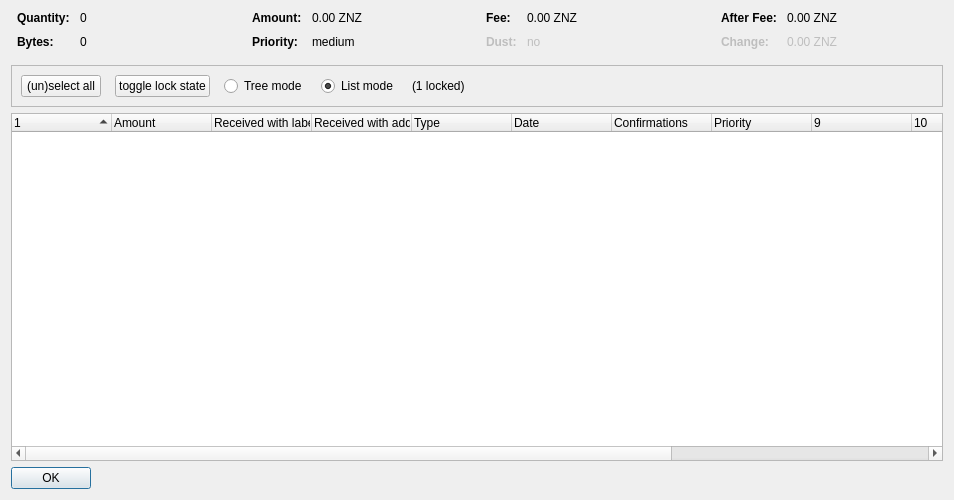
<?xml version="1.0" encoding="UTF-8"?>
<ui version="4.0">
 <class>CoinControlDialog</class>
 <widget class="QDialog" name="CoinControlDialog">
  <property name="geometry">
   <rect>
    <x>0</x>
    <y>0</y>
    <width>954</width>
    <height>500</height>
   </rect>
  </property>
  <property name="windowTitle">
   <string>Coin Selection</string>
  </property>
  <layout class="QVBoxLayout" name="verticalLayout">
   <item>
    <layout class="QHBoxLayout" name="horizontalLayoutTop" stretch="0,0,0,0">
     <property name="topMargin">
      <number>0</number>
     </property>
     <property name="bottomMargin">
      <number>10</number>
     </property>
     <item>
      <layout class="QFormLayout" name="formLayoutCoinControl1">
       <property name="horizontalSpacing">
        <number>10</number>
       </property>
       <property name="verticalSpacing">
        <number>10</number>
       </property>
       <property name="leftMargin">
        <number>6</number>
       </property>
       <property name="rightMargin">
        <number>6</number>
       </property>
       <item row="0" column="0">
        <widget class="QLabel" name="labelCoinControlQuantityText">
         <property name="font">
          <font>
           <weight>75</weight>
           <bold>true</bold>
          </font>
         </property>
         <property name="text">
          <string>Quantity:</string>
         </property>
        </widget>
       </item>
       <item row="0" column="1">
        <widget class="QLabel" name="labelCoinControlQuantity">
         <property name="cursor">
          <cursorShape>IBeamCursor</cursorShape>
         </property>
         <property name="contextMenuPolicy">
          <enum>Qt::ActionsContextMenu</enum>
         </property>
         <property name="text">
          <string notr="true">0</string>
         </property>
         <property name="textInteractionFlags">
          <set>Qt::LinksAccessibleByMouse|Qt::TextSelectableByKeyboard|Qt::TextSelectableByMouse</set>
         </property>
        </widget>
       </item>
       <item row="1" column="0">
        <widget class="QLabel" name="labelCoinControlBytesText">
         <property name="font">
          <font>
           <weight>75</weight>
           <bold>true</bold>
          </font>
         </property>
         <property name="text">
          <string>Bytes:</string>
         </property>
        </widget>
       </item>
       <item row="1" column="1">
        <widget class="QLabel" name="labelCoinControlBytes">
         <property name="cursor">
          <cursorShape>IBeamCursor</cursorShape>
         </property>
         <property name="contextMenuPolicy">
          <enum>Qt::ActionsContextMenu</enum>
         </property>
         <property name="text">
          <string notr="true">0</string>
         </property>
         <property name="textInteractionFlags">
          <set>Qt::LinksAccessibleByMouse|Qt::TextSelectableByKeyboard|Qt::TextSelectableByMouse</set>
         </property>
        </widget>
       </item>
      </layout>
     </item>
     <item>
      <layout class="QFormLayout" name="formLayoutCoinControl2">
       <property name="horizontalSpacing">
        <number>10</number>
       </property>
       <property name="verticalSpacing">
        <number>10</number>
       </property>
       <property name="leftMargin">
        <number>6</number>
       </property>
       <property name="rightMargin">
        <number>6</number>
       </property>
       <item row="0" column="0">
        <widget class="QLabel" name="labelCoinControlAmountText">
         <property name="font">
          <font>
           <weight>75</weight>
           <bold>true</bold>
          </font>
         </property>
         <property name="text">
          <string>Amount:</string>
         </property>
        </widget>
       </item>
       <item row="0" column="1">
        <widget class="QLabel" name="labelCoinControlAmount">
         <property name="cursor">
          <cursorShape>IBeamCursor</cursorShape>
         </property>
         <property name="contextMenuPolicy">
          <enum>Qt::ActionsContextMenu</enum>
         </property>
         <property name="text">
          <string notr="true">0.00 ZNZ</string>
         </property>
         <property name="textInteractionFlags">
          <set>Qt::LinksAccessibleByMouse|Qt::TextSelectableByKeyboard|Qt::TextSelectableByMouse</set>
         </property>
        </widget>
       </item>
       <item row="1" column="0">
        <widget class="QLabel" name="labelCoinControlPriorityText">
         <property name="font">
          <font>
           <weight>75</weight>
           <bold>true</bold>
          </font>
         </property>
         <property name="text">
          <string>Priority:</string>
         </property>
        </widget>
       </item>
       <item row="1" column="1">
        <widget class="QLabel" name="labelCoinControlPriority">
         <property name="cursor">
          <cursorShape>IBeamCursor</cursorShape>
         </property>
         <property name="contextMenuPolicy">
          <enum>Qt::ActionsContextMenu</enum>
         </property>
         <property name="text">
          <string>medium</string>
         </property>
         <property name="textInteractionFlags">
          <set>Qt::LinksAccessibleByMouse|Qt::TextSelectableByKeyboard|Qt::TextSelectableByMouse</set>
         </property>
        </widget>
       </item>
      </layout>
     </item>
     <item>
      <layout class="QFormLayout" name="formLayoutCoinControl3">
       <property name="horizontalSpacing">
        <number>10</number>
       </property>
       <property name="verticalSpacing">
        <number>10</number>
       </property>
       <property name="leftMargin">
        <number>6</number>
       </property>
       <property name="rightMargin">
        <number>6</number>
       </property>
       <item row="0" column="0">
        <widget class="QLabel" name="labelCoinControlFeeText">
         <property name="font">
          <font>
           <weight>75</weight>
           <bold>true</bold>
          </font>
         </property>
         <property name="text">
          <string>Fee:</string>
         </property>
        </widget>
       </item>
       <item row="0" column="1">
        <widget class="QLabel" name="labelCoinControlFee">
         <property name="cursor">
          <cursorShape>IBeamCursor</cursorShape>
         </property>
         <property name="contextMenuPolicy">
          <enum>Qt::ActionsContextMenu</enum>
         </property>
         <property name="text">
          <string notr="true">0.00 ZNZ</string>
         </property>
         <property name="textInteractionFlags">
          <set>Qt::LinksAccessibleByMouse|Qt::TextSelectableByKeyboard|Qt::TextSelectableByMouse</set>
         </property>
        </widget>
       </item>
       <item row="1" column="0">
        <widget class="QLabel" name="labelCoinControlLowOutputText">
         <property name="enabled">
          <bool>false</bool>
         </property>
         <property name="font">
          <font>
           <weight>75</weight>
           <bold>true</bold>
          </font>
         </property>
         <property name="text">
          <string>Dust:</string>
         </property>
        </widget>
       </item>
       <item row="1" column="1">
        <widget class="QLabel" name="labelCoinControlLowOutput">
         <property name="enabled">
          <bool>false</bool>
         </property>
         <property name="cursor">
          <cursorShape>IBeamCursor</cursorShape>
         </property>
         <property name="contextMenuPolicy">
          <enum>Qt::ActionsContextMenu</enum>
         </property>
         <property name="text">
          <string>no</string>
         </property>
         <property name="textInteractionFlags">
          <set>Qt::LinksAccessibleByMouse|Qt::TextSelectableByKeyboard|Qt::TextSelectableByMouse</set>
         </property>
        </widget>
       </item>
      </layout>
     </item>
     <item>
      <layout class="QFormLayout" name="formLayoutCoinControl4">
       <property name="horizontalSpacing">
        <number>10</number>
       </property>
       <property name="verticalSpacing">
        <number>10</number>
       </property>
       <property name="leftMargin">
        <number>6</number>
       </property>
       <property name="rightMargin">
        <number>6</number>
       </property>
       <item row="0" column="0">
        <widget class="QLabel" name="labelCoinControlAfterFeeText">
         <property name="font">
          <font>
           <weight>75</weight>
           <bold>true</bold>
          </font>
         </property>
         <property name="text">
          <string>After Fee:</string>
         </property>
        </widget>
       </item>
       <item row="0" column="1">
        <widget class="QLabel" name="labelCoinControlAfterFee">
         <property name="cursor">
          <cursorShape>IBeamCursor</cursorShape>
         </property>
         <property name="contextMenuPolicy">
          <enum>Qt::ActionsContextMenu</enum>
         </property>
         <property name="text">
          <string notr="true">0.00 ZNZ</string>
         </property>
         <property name="textInteractionFlags">
          <set>Qt::LinksAccessibleByMouse|Qt::TextSelectableByKeyboard|Qt::TextSelectableByMouse</set>
         </property>
        </widget>
       </item>
       <item row="1" column="0">
        <widget class="QLabel" name="labelCoinControlChangeText">
         <property name="enabled">
          <bool>false</bool>
         </property>
         <property name="font">
          <font>
           <weight>75</weight>
           <bold>true</bold>
          </font>
         </property>
         <property name="text">
          <string>Change:</string>
         </property>
        </widget>
       </item>
       <item row="1" column="1">
        <widget class="QLabel" name="labelCoinControlChange">
         <property name="enabled">
          <bool>false</bool>
         </property>
         <property name="cursor">
          <cursorShape>IBeamCursor</cursorShape>
         </property>
         <property name="contextMenuPolicy">
          <enum>Qt::ActionsContextMenu</enum>
         </property>
         <property name="text">
          <string notr="true">0.00 ZNZ</string>
         </property>
         <property name="textInteractionFlags">
          <set>Qt::LinksAccessibleByMouse|Qt::TextSelectableByKeyboard|Qt::TextSelectableByMouse</set>
         </property>
        </widget>
       </item>
      </layout>
     </item>
    </layout>
   </item>
   <item>
    <widget class="QFrame" name="frame">
     <property name="minimumSize">
      <size>
       <width>0</width>
       <height>40</height>
      </size>
     </property>
     <property name="frameShape">
      <enum>QFrame::StyledPanel</enum>
     </property>
     <property name="frameShadow">
      <enum>QFrame::Sunken</enum>
     </property>
     <layout class="QHBoxLayout" name="horizontalLayout">
      <item>
       <layout class="QHBoxLayout" name="horizontalLayoutPanel" stretch="0,0,0,0,0,0">
        <property name="spacing">
         <number>14</number>
        </property>
        <item>
         <widget class="QPushButton" name="pushButtonSelectAll">
          <property name="sizePolicy">
           <sizepolicy hsizetype="Maximum" vsizetype="Fixed">
            <horstretch>0</horstretch>
            <verstretch>0</verstretch>
           </sizepolicy>
          </property>
          <property name="text">
           <string>(un)select all</string>
          </property>
          <property name="autoDefault">
           <bool>false</bool>
          </property>
         </widget>
        </item>
        <item>
         <widget class="QPushButton" name="pushButtonToggleLock">
          <property name="sizePolicy">
           <sizepolicy hsizetype="Maximum" vsizetype="Fixed">
            <horstretch>0</horstretch>
            <verstretch>0</verstretch>
           </sizepolicy>
          </property>
          <property name="text">
           <string>toggle lock state</string>
          </property>
          <property name="autoDefault">
           <bool>false</bool>
          </property>
         </widget>
        </item>
        <item>
         <widget class="QRadioButton" name="radioTreeMode">
          <property name="sizePolicy">
           <sizepolicy hsizetype="Maximum" vsizetype="Fixed">
            <horstretch>0</horstretch>
            <verstretch>0</verstretch>
           </sizepolicy>
          </property>
          <property name="text">
           <string>Tree mode</string>
          </property>
         </widget>
        </item>
        <item>
         <widget class="QRadioButton" name="radioListMode">
          <property name="sizePolicy">
           <sizepolicy hsizetype="Maximum" vsizetype="Fixed">
            <horstretch>0</horstretch>
            <verstretch>0</verstretch>
           </sizepolicy>
          </property>
          <property name="text">
           <string>List mode</string>
          </property>
          <property name="checked">
           <bool>true</bool>
          </property>
         </widget>
        </item>
        <item>
         <widget class="QLabel" name="labelLocked">
          <property name="text">
           <string>(1 locked)</string>
          </property>
         </widget>
        </item>
        <item>
         <spacer name="horizontalSpacer">
          <property name="orientation">
           <enum>Qt::Horizontal</enum>
          </property>
          <property name="sizeHint" stdset="0">
           <size>
            <width>40</width>
            <height>20</height>
           </size>
          </property>
         </spacer>
        </item>
       </layout>
      </item>
     </layout>
    </widget>
   </item>
   <item>
    <widget class="CoinControlTreeWidget" name="treeWidget">
     <property name="contextMenuPolicy">
      <enum>Qt::CustomContextMenu</enum>
     </property>
     <property name="sortingEnabled">
      <bool>false</bool>
     </property>
     <property name="columnCount">
      <number>13</number>
     </property>
     <attribute name="headerShowSortIndicator" stdset="0">
      <bool>true</bool>
     </attribute>
     <attribute name="headerStretchLastSection">
      <bool>false</bool>
     </attribute>
     <column>
      <property name="text">
       <string/>
      </property>
     </column>
     <column>
      <property name="text">
       <string>Amount</string>
      </property>
     </column>
     <column>
      <property name="text">
       <string>Received with label</string>
      </property>
     </column>
     <column>
      <property name="text">
       <string>Received with address</string>
      </property>
     </column>
     <column>
      <property name="text">
       <string>Type</string>
      </property>
     </column>
     <column>
      <property name="text">
       <string>Date</string>
      </property>
     </column>
     <column>
      <property name="text">
       <string>Confirmations</string>
      </property>
      <property name="toolTip">
       <string>Confirmed</string>
      </property>
     </column>
     <column>
      <property name="text">
       <string>Priority</string>
      </property>
     </column>
     <column>
      <property name="text">
       <string/>
      </property>
     </column>
     <column>
      <property name="text">
       <string/>
      </property>
     </column>
     <column>
      <property name="text">
       <string/>
      </property>
     </column>
     <column>
      <property name="text">
       <string/>
      </property>
     </column>
     <column>
      <property name="text">
       <string/>
      </property>
     </column>
    </widget>
   </item>
   <item>
    <widget class="QDialogButtonBox" name="buttonBox">
     <property name="sizePolicy">
      <sizepolicy hsizetype="Maximum" vsizetype="Fixed">
       <horstretch>0</horstretch>
       <verstretch>0</verstretch>
      </sizepolicy>
     </property>
     <property name="orientation">
      <enum>Qt::Horizontal</enum>
     </property>
     <property name="standardButtons">
      <set>QDialogButtonBox::Ok</set>
     </property>
    </widget>
   </item>
  </layout>
 </widget>
 <customwidgets>
  <customwidget>
   <class>CoinControlTreeWidget</class>
   <extends>QTreeWidget</extends>
   <header>coincontroltreewidget.h</header>
  </customwidget>
 </customwidgets>
 <resources/>
 <connections/>
</ui>
